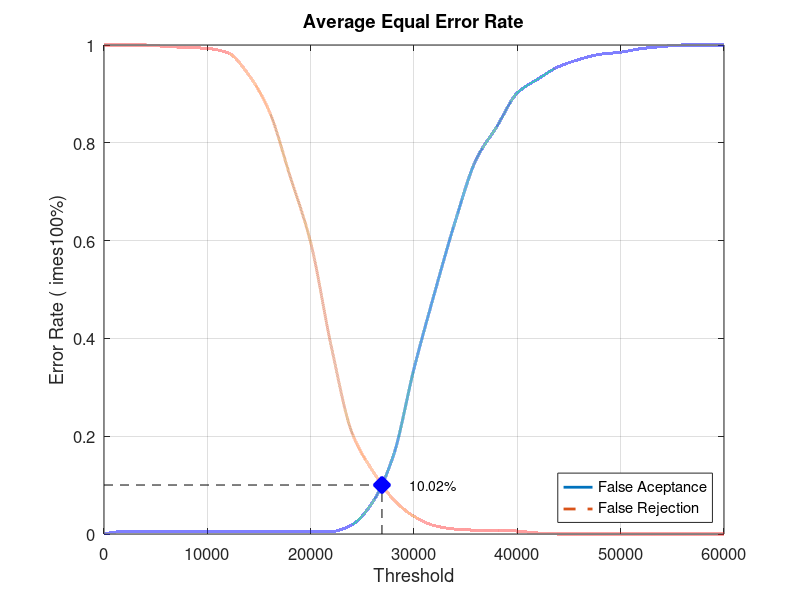
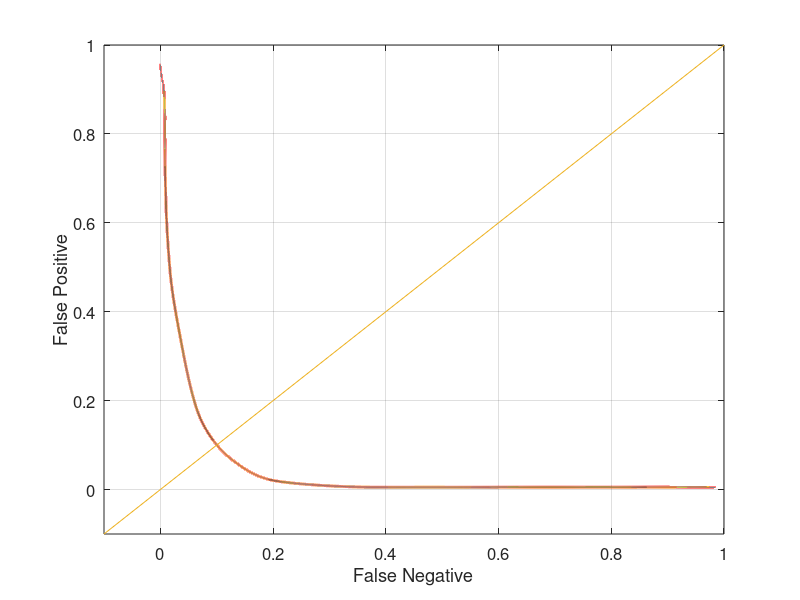

Write MATLAB code to recreate these figures, in order.
close all;
clear;
clc;
x = 0:2000:60000;
xq = 0:0.5:60000;

y0 = [0 0.00526316 0.00526316 0.00526316 0.00526316 0.00526316 0.00526316 0.00526316 0.00526316 0.00526316 0.00526316 0.00526316 0.0189474 0.0652632 0.16 0.337895 0.493684 0.64 0.765263 0.832632 0.902105 0.930526 0.955789 0.970526 0.981053 0.985263 0.992632 0.996842 1 1 1]
yy0 = interp1(x, y0, xq, 'pchip');
y1 = [1 1 1 0.997 0.995 0.993 0.984 0.939 0.864 0.732 0.596 0.383 0.207 0.129 0.071 0.036 0.017 0.01 0.008 0.008 0.006 0.002 0 0 0 0 0 0 0 0 0]
yy1 = interp1(x, y1, xq, 'pchip');

% Calculating EER: 
y2 = abs(y0 - y1);
find(y2 == min(y2))
yy2 = abs(yy0 - yy1);
xEER = find(yy2 == min(yy2));
xEERIndex = xq(xEER) % X-axis EER
yEER = yy0(xEER) % Y-axis EER

main = figure
plot(xq, yy0,'-','LineWidth', 2);	hold on
plot(xq, yy1,'--','LineWidth', 2);	hold on
plot([xEERIndex xEERIndex], [0 yEER], 'k--');	hold on
plot([0 xEERIndex], [yEER yEER], 'k--');	hold on
plot(xEERIndex, yEER, 'bx', 'LineWidth', 10);	hold on
text(xEERIndex + 10 * xEERIndex / 100, yEER, [num2str(round((10000 * yEER)) / 100) '%'])
legend('False Aceptance', 'False Rejection', 'Location', 'SouthEast')
xlabel('Threshold')
ylabel('Error Rate (	imes100%)')
title('Average Equal Error Rate')
set(gca, 'FontSize', 12)
axis([0 60000 0 1])
grid on

print(main, 'Database3AverageMain', '-dpng');
FNRxFPR = figure('Color', [1 1 1]);
plot(yy1, yy0, '-', yy1, yy0, 'LineWidth', 2);
hold on
y = -0.1:0.1:1
plot(y, y); 
set(gca, 'FontSize', 12)
xlabel('False Negative')
ylabel('False Positive')
axis([-0.1 1 -0.1 1])
set(gca, 'FontSize', 12)
grid on

print(FNRxFPR, 'Database3AverageFNRxFPR','-dpng');
